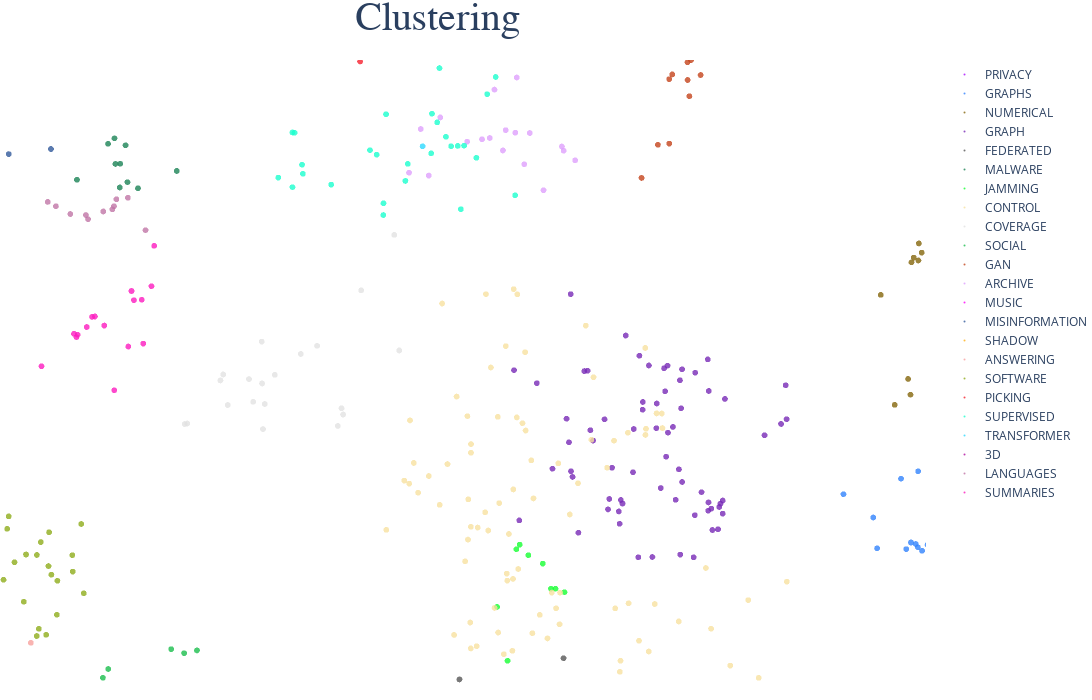

This figure's notebook cell:
### Code cell
import plotly.graph_objects as go
import plotly.express as px
import webbrowser
import numpy as np

fig = go.Figure()

# Configuración de la visualización de los vectores
fig.update_layout(
    title=dict(
            text='Clustering',
            font=dict(
                    family='Courier New',
                    size=40),
            pad=dict(l=300, r=0, b=0,t=40)),
    hoverlabel=dict(
                align='left',
                font_size=12,
                font_family="Courier New"),
    scene = dict(
            xaxis = dict(
                title="",                             # Etiqueta del eje
                backgroundcolor="rgb(200, 200, 230)", # Color de fondo
                gridcolor="blue",                     # Color de lineas del eje de coordenadas en el plano
                showbackground=False,                 # Mostrar fondo 
                showspikes=False,                     # Mostrar lineas del eje de coordenadas en el espacio
                showgrid=False,                       # Mostrar lineas del eje de coordenadas en el plano
                showticklabels=False),                # Mostrar etiquetas del eje (recta numérica)
            yaxis = dict(
                title="",
                backgroundcolor="rgb(200, 200, 230)",
                gridcolor="blue",
                showbackground=False,
                showspikes=False,
                showgrid=False,
                showticklabels=False),
            zaxis = dict(
                title="",
                backgroundcolor="rgb(200, 200, 230)",
                gridcolor="blue",
                showbackground=False,
                showspikes=False,
                showgrid=False,
                showticklabels=False)),
    hovermode='closest',
    height=700,
    width=1100,
    margin=dict(r=10, l=0,b=10, t=60)
)


# Añadimos cada uno de los clusteres

for uid, i in enumerate(centroids_3d['labels']):
    fig.add_trace(go.Scatter3d(
        x=result_3d.loc[result_3d.labels == i, :].x,   # Coordenadas x
        y=result_3d.loc[result_3d.labels == i, :].y,   # Coordenadas y
        z=result_3d.loc[result_3d.labels == i, :].z,   # Coordenadas z
        text =result_3d.loc[result_3d.labels == i, :].titulos,   # Texto que se muestra al pasar el cursor
        #text=titulo,                   # Texto que se muestra al pasar el cursor
        hoverinfo='text',               # Listado de información a mostrar al pasar el cursor
        name=centroids_3d['word'][i],   # Nombre del grupo
        uid=str(uid),            # Identificador del cluster
        mode='markers',
        marker=dict(
            size=2,                   # tamaño del punto
            #color=df['labels'],      # subconjuntos en los cuales se divide el total de los datos
            color=px.colors.qualitative.Alphabet[int(i)],    # color de los subconjuntos
            opacity=0.8              # opacidad
            )
    ))


# Conficuración click action
scatter3d = fig.data

fig.layout.hovermode = 'closest'

def do_click(trace, points, state):
    print('points.point_inds')
    if points.point_inds:
        ind = points.point_inds[0]
        #url = df.link.iloc[ind]
        url = 'https://google.com'
        webbrowser.open_new_tab(url)

for scatter_ in scatter3d:
    scatter_.on_click(do_click)

#fig

    
fig.show()
